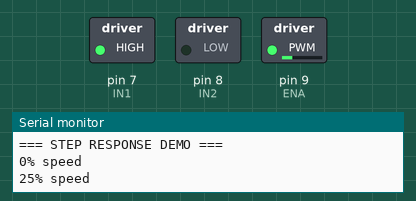
Simulated run of this sketch. Board: Arduino Uno, built with avr-gcc and run on an emulated ATmega328P. Shown: switched loads named in the sketch (green lamp = pin HIGH), the last lines printed to the serial monitor.

Above: at 2.1 s.
At 3.6 s:
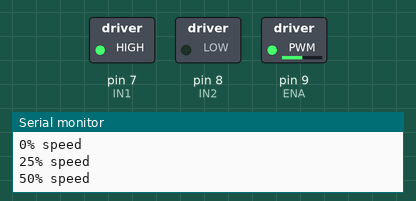
At 5.1 s:
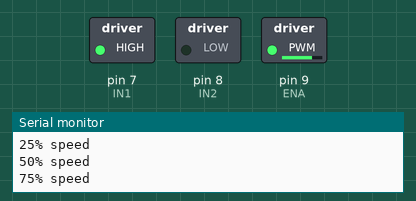
At 6.6 s:
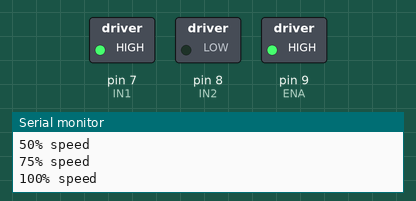
At 8.1 s:
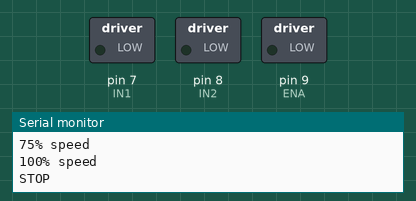
At 36.8 s:
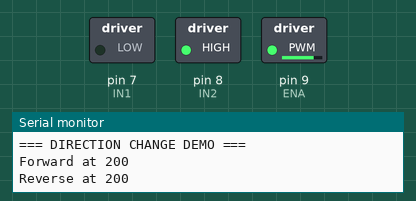
Timing chart, 0 to 40.0 s (numbered marks = the images above):
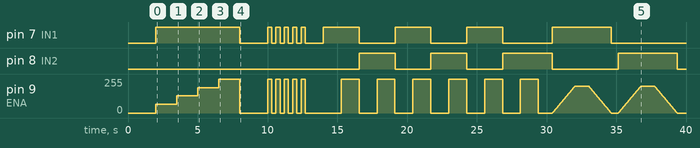

Measured:
- by itself, pin 7 (IN1): LOW → HIGH at 2.0 s, → LOW 6.0 s later, → HIGH 2.0 s later, → LOW 0.30 s later, … (20 changes in this stretch)
- by itself, pin 8 (IN2): LOW → HIGH at 16.6 s, → LOW 2.6 s later, → HIGH 2.6 s later, → LOW 2.6 s later, … (8 changes in this stretch)
- by itself, pin 9 (ENA): 0/255 → 64/255 at 2.0 s, → 128/255 1.5 s later, → 191/255 1.5 s later, → 255/255 1.5 s later, … (827 changes in this stretch)

The sketch:

motor_control_enhanced.ino
```cpp
// DC Motor Speed Control with L298N
// Arduino Uno - Enhanced Demo
// Pins
#define ENA 9
#define IN1 7
#define IN2 8

void motorForward(int spd) {
  digitalWrite(IN1, HIGH);
  digitalWrite(IN2, LOW);
  analogWrite(ENA, spd);
}

void motorReverse(int spd) {
  digitalWrite(IN1, LOW);
  digitalWrite(IN2, HIGH);
  analogWrite(ENA, spd);
}

void motorStop() {
  digitalWrite(IN1, LOW);
  digitalWrite(IN2, LOW);
  analogWrite(ENA, 0);
}

void smoothRamp(bool forward, int fromSpeed, int toSpeed, int stepDelay) {
  if (fromSpeed < toSpeed) {
    for (int s = fromSpeed; s <= toSpeed; s++) {
      forward ? motorForward(s) : motorReverse(s);
      delay(stepDelay);
    }
  } else {
    for (int s = fromSpeed; s >= toSpeed; s--) {
      forward ? motorForward(s) : motorReverse(s);
      delay(stepDelay);
    }
  }
}

void pulseDemo() {
  Serial.println("=== PULSE DEMO ===");
  for (int i = 0; i < 5; i++) {
    motorForward(255);
    Serial.println("BURST ON");
    delay(300);
    motorStop();
    Serial.println("BURST OFF");
    delay(300);
  }
}

void oscillateDemo() {
  Serial.println("=== OSCILLATE DEMO ===");
  for (int i = 0; i < 3; i++) {
    smoothRamp(true, 0, 255, 5);   // Forward ramp up
    smoothRamp(true, 255, 0, 5);   // Forward ramp down
    smoothRamp(false, 0, 255, 5);  // Reverse ramp up
    smoothRamp(false, 255, 0, 5);  // Reverse ramp down
  }
}

void stepDemo() {
  Serial.println("=== STEP RESPONSE DEMO ===");
  Serial.println("0% speed");   motorStop();        delay(1000);
  Serial.println("25% speed");  motorForward(64);   delay(1500);
  Serial.println("50% speed");  motorForward(128);  delay(1500);
  Serial.println("75% speed");  motorForward(191);  delay(1500);
  Serial.println("100% speed"); motorForward(255);  delay(1500);
  Serial.println("STOP");       motorStop();        delay(1000);
}

void reverseDemo() {
  Serial.println("=== DIRECTION CHANGE DEMO ===");
  smoothRamp(true, 0, 200, 8);
  Serial.println("Forward at 200");
  delay(1000);
  smoothRamp(true, 200, 0, 8);
  motorStop();
  delay(500);
  smoothRamp(false, 0, 200, 8);
  Serial.println("Reverse at 200");
  delay(1000);
  smoothRamp(false, 200, 0, 8);
  motorStop();
  delay(500);
}

void setup() {
  pinMode(ENA, OUTPUT);
  pinMode(IN1, OUTPUT);
  pinMode(IN2, OUTPUT);
  Serial.begin(9600);
  Serial.println("=== MOTOR DEMO STARTING ===");
  delay(1000);
}

void loop() {
  stepDemo();
  delay(1000);

  pulseDemo();
  delay(1000);

  oscillateDemo();
  delay(1000);

  reverseDemo();
  delay(1000);
}
```
